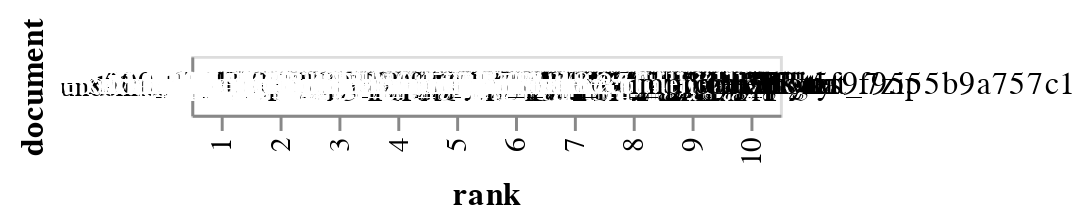

Here is the notebook cell this chart was saved with:
### Code cell
text

### Figure 1 — Vega-Lite specification as saved in the notebook (floating-point values rounded to 4 significant figures; data arrays with more than 128 entries replaced by an {"elided": "..."} marker saying what was removed)
{"config": {"view": {"continuousWidth": 300, "continuousHeight": 300}}, "data": {"name": "data-a8918a1ef0e14acafc8217e53de0cf1c"}, "mark": {"type": "text", "baseline": "middle"}, "encoding": {"color": {"condition": {"test": "(datum.tfidf >= 0.23)", "value": "white"}, "value": "black"}, "text": {"field": "term", "type": "nominal"}, "x": {"field": "rank", "type": "ordinal"}, "y": {"field": "document", "type": "nominal"}}, "transform": [{"window": [{"op": "rank", "field": "", "as": "rank"}], "groupby": ["snippet"], "sort": [{"field": "tfidf", "order": "descending"}]}], "$schema": "https://vega.github.io/schema/vega-lite/v5.16.3.json", "datasets": {"data-a8918a1ef0e14acafc8217e53de0cf1c": {"elided": "1000 records"}}}
